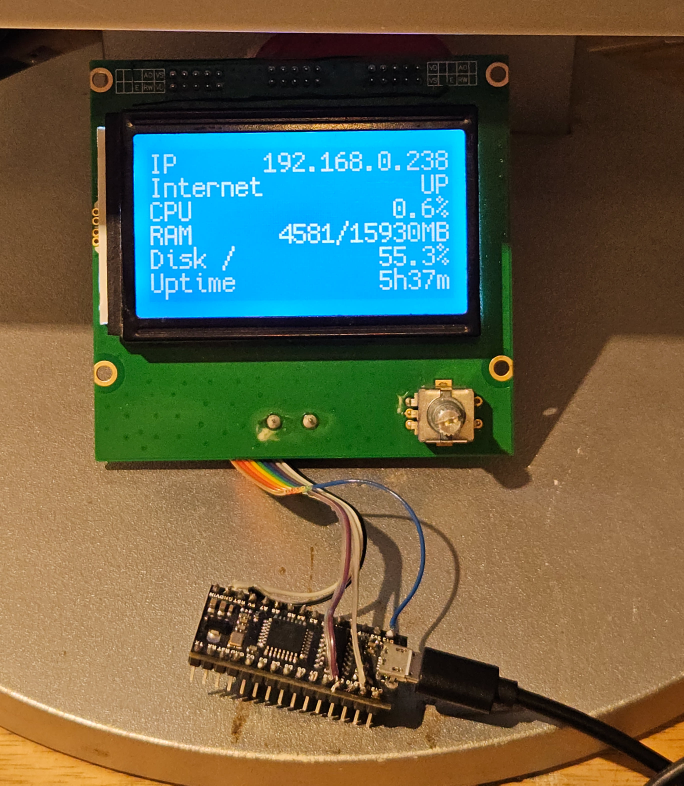
#> input picture media/20260409_000310.jpeg, 2735 x 3142 px (shown at 1/4 size)
$ python -i framebuffer.py   (imports and definitions only)
#> lines starting #> are read from the running program, lines starting #| are printed output that depends on the picture
#> further down, picture is the input picture: PIL image 2735x3142 RGB; mean R, G, B 99.6, 98.4, 74.8
from PIL import Image

DISPLAY_WIDTH = 128
DISPLAY_HEIGHT = 64


class FrameBuffer:
    def __init__(self, width=DISPLAY_WIDTH, height=DISPLAY_HEIGHT):
        self.width = width
        self.height = height
        self.bytes_per_row = width // 8
        self.buffer = bytearray(self.bytes_per_row * height)

    def clear(self):
        self.buffer[:] = b"\x00" * len(self.buffer)

    def set_pixel(self, x, y, value):
        if x < 0 or x >= self.width or y < 0 or y >= self.height:
            return
        index = y * self.bytes_per_row + (x >> 3)
        mask = 0x80 >> (x & 7)
        if value:
            self.buffer[index] |= mask
        else:
            self.buffer[index] &= ~mask

    def draw_hline(self, x0, y, x1, value=1):
        if y < 0 or y >= self.height:
            return
        if x0 > x1:
            x0, x1 = x1, x0
        for x in range(max(0, x0), min(self.width, x1 + 1)):
            self.set_pixel(x, y, value)

    def draw_vline(self, x, y0, y1, value=1):
        if x < 0 or x >= self.width:
            return
        if y0 > y1:
            y0, y1 = y1, y0
        for y in range(max(0, y0), min(self.height, y1 + 1)):
            self.set_pixel(x, y, value)

    def draw_rect(self, x0, y0, x1, y1, value=1):
        self.draw_hline(x0, y0, x1, value)
        self.draw_hline(x0, y1, x1, value)
        self.draw_vline(x0, y0, y1, value)
        self.draw_vline(x1, y0, y1, value)

    def fill_rect(self, x0, y0, x1, y1, value=1):
        if x0 > x1:
            x0, x1 = x1, x0
        if y0 > y1:
            y0, y1 = y1, y0
        for y in range(max(0, y0), min(self.height, y1 + 1)):
            for x in range(max(0, x0), min(self.width, x1 + 1)):
                self.set_pixel(x, y, value)

    def from_pil_image(self, image):
        image = image.convert("1")
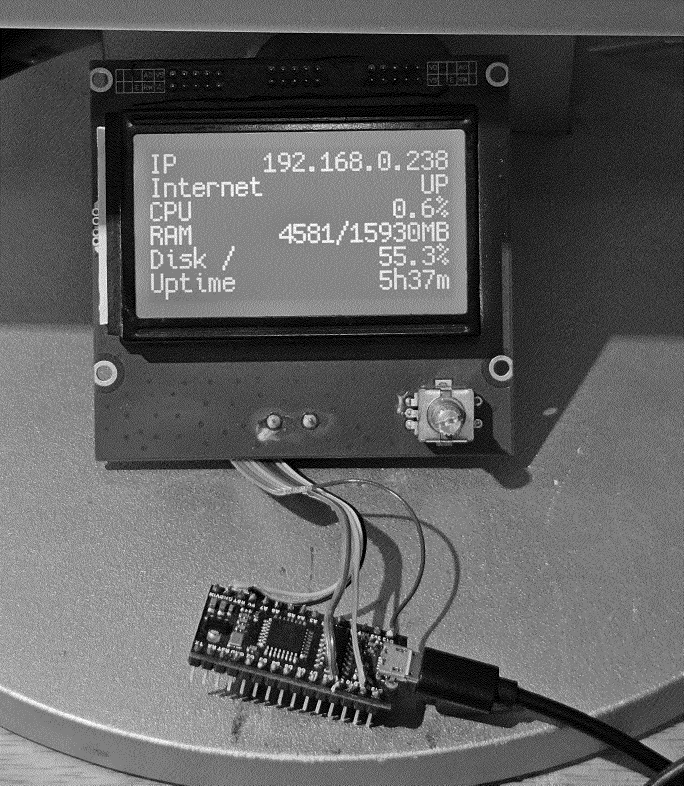
#> image: PIL image 2735x3142 1 (shown at 1/4 size); 37.4% white in thin lines or dots
        image = image.resize((self.width, self.height), Image.NEAREST)
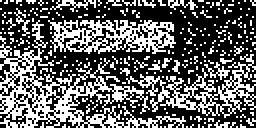
#> image: PIL image 128x64 1 (shown 2 times larger); 38.4% white in thin lines or dots
        for y in range(self.height):
            for x in range(self.width):
                pixel = image.getpixel((x, y))
                self.set_pixel(x, y, 0 if pixel else 1)

    def as_bytes(self):
        return bytes(self.buffer)

>>> from PIL import Image
>>> picture = Image.open('../media/20260409_000310.jpeg')
>>> result = FrameBuffer().from_pil_image(picture)

$ run again, on media/20260412_233209.jpeg
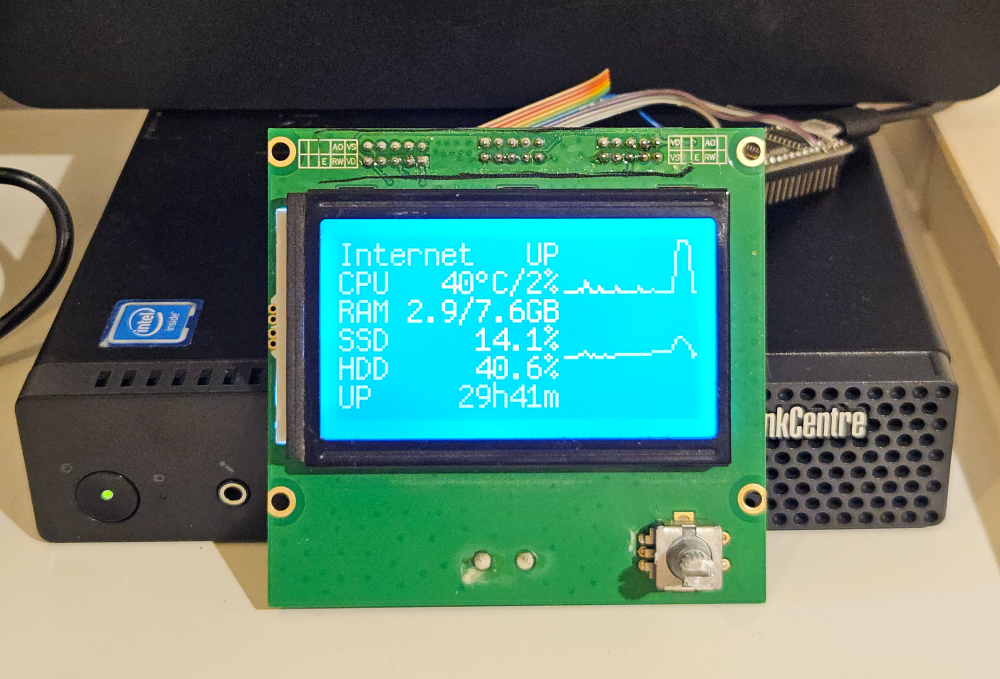
#> input picture media/20260412_233209.jpeg, 3000 x 2035 px (shown at 1/3 size)
#> picture is the input picture: PIL image 3000x2035 RGB; mean R, G, B 88.8, 124.4, 110.2
#> in from_pil_image, `image = image.convert("1")`:
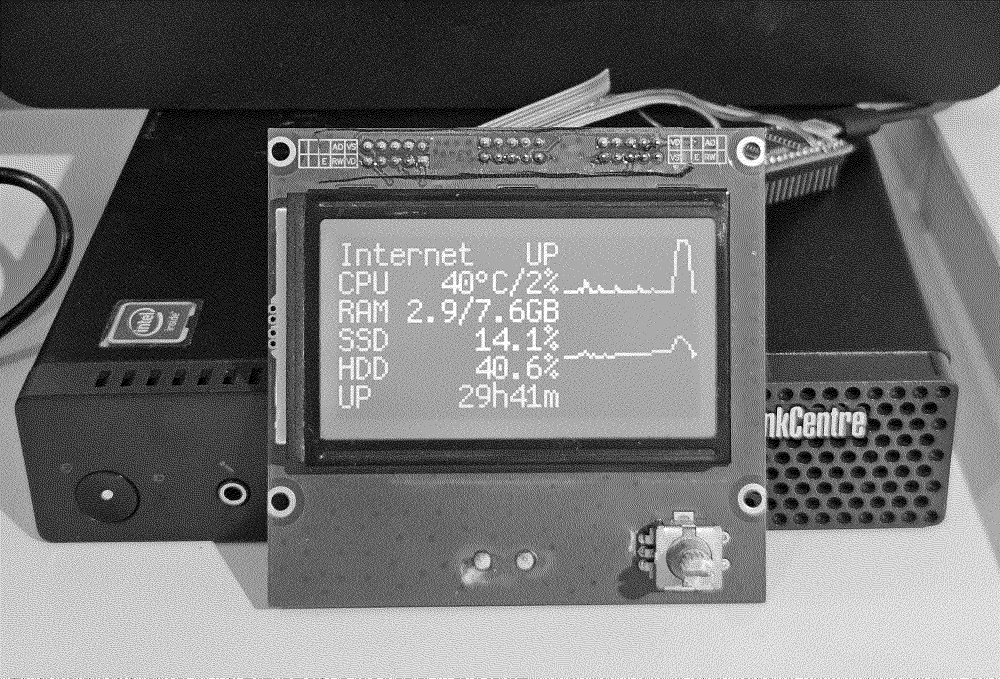
#> image: PIL image 3000x2035 1 (shown at 1/3 size); 43.8% white in thin lines or dots
#> in from_pil_image, `image = image.resize((self.width, self.height), Image.NEAREST)`:
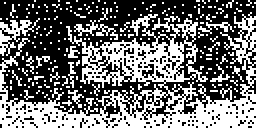
#> image: PIL image 128x64 1 (shown 2 times larger); 43.4% white in thin lines or dots
